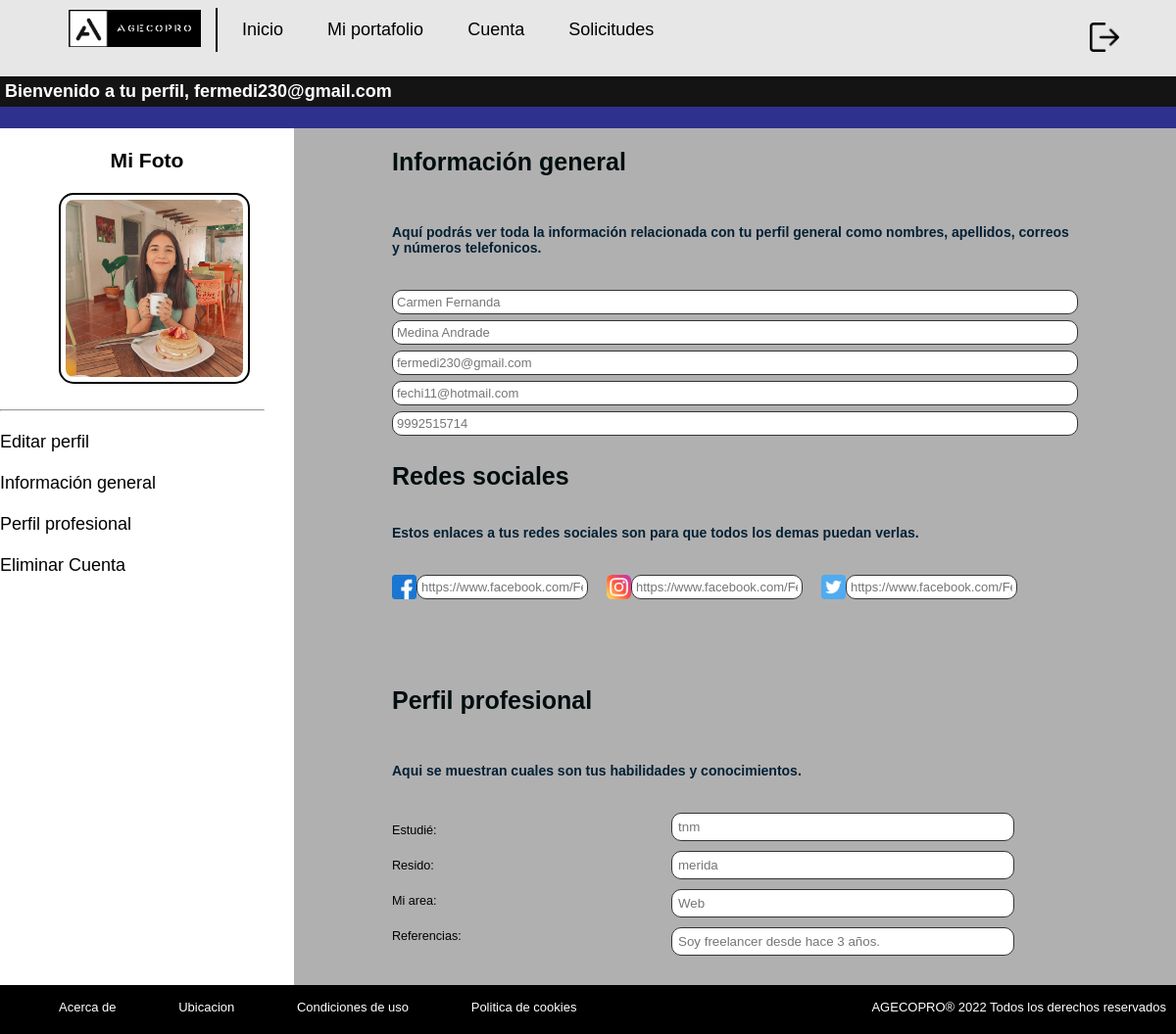
/perfil.php (signed in), run on the app's committed database.
### tables this page shows
CREATE TABLE `imagenes` (
  `id` int(11) NOT NULL,
  `usuario` varchar(100) NOT NULL,
  `fotoperfil` varchar(100) DEFAULT NULL
);

CREATE TABLE `informacion` (
  `id` int(11) NOT NULL,
  `usuario` varchar(100) NOT NULL,
  `nombreusuario` varchar(40) NOT NULL,
  `apellidousuario` varchar(40) NOT NULL,
  `correousuario` varchar(30) NOT NULL,
  `correo2usuario` varchar(30) NOT NULL,
  `numerousuario` varchar(10) NOT NULL,
  `facebook` varchar(100) NOT NULL,
  `insta` varchar(100) NOT NULL,
  `twitter` varchar(100) NOT NULL
);

CREATE TABLE `perfil` (
  `id` int(11) NOT NULL,
  `usuario` varchar(100) NOT NULL,
  `universidad` varchar(60) NOT NULL,
  `residencia` varchar(60) NOT NULL,
  `area` varchar(30) NOT NULL,
  `comentario` varchar(130) NOT NULL
);

### perfil.php (the view, shortened to what this page needs)
<!DOCTYPE html>
<html lang="en">
<?php
    $usuario = $_SESSION['username'];
?>
<head>
    <link rel="stylesheet" href="estilos.css">
</head>
<?php
    include "cabecera.php";
?>
<body>
<div class="responsive">
    <div id="userbd">
        <h2>Bienvenido a tu perfil, <?php echo $usuario ?></h2>
    </div><hr id="linea_azul">
    <div id="apartado1">
        <br>
        <h3>Mi Foto</h3><br>
        <?php
            include "conexion.php";
            $todos= "SELECT * FROM imagenes WHERE usuario = '$usuario'";
            $resultado = mysqli_query($conectar, $todos);
            $row = mysqli_fetch_assoc($resultado);
            $verificar_img = mysqli_query($conectar , "SELECT * FROM imagenes WHERE usuario = '$usuario' ");
            if( mysqli_num_rows($verificar_img) > 0 ){
                echo '<img src="'; echo $row['fotoperfil']; echo'" alt=""><br><br>';
            }else{
                echo '<img src="imagenes/usuario.png" alt=""><br><br>';
            }
        ?>
        <hr>
        <br>
        <a href="editarperfil.php">Editar perfil &nbsp;&nbsp;&nbsp;&nbsp;&nbsp;&nbsp;&nbsp;&nbsp;&nbsp;&nbsp;&nbsp;&nbsp;&nbsp;&nbsp;&nbsp;&nbsp;&nbsp;&nbsp;&nbsp;</a><br><br>
        <a href="#apartado2">Información general &nbsp;&nbsp;&nbsp;&nbsp;&nbsp;</a><br><br>
        <a href="#perfil">Perfil profesional&nbsp;&nbsp;&nbsp;&nbsp;&nbsp;&nbsp;&nbsp;&nbsp;&nbsp;&nbsp;&nbsp;</a><br><br>
        <?php
            include "conexion.php";
            $todos= "SELECT * FROM usuarios WHERE email = '$usuario'";
            $resultado = mysqli_query($conectar, $todos);
            $row = mysqli_fetch_assoc($resultado);
            $todos2= "SELECT * FROM portafolio WHERE usuario = '$usuario'";
            $resultado2 = mysqli_query($conectar, $todos2);
            $row2 = mysqli_fetch_assoc($resultado2);
            $todos3= "SELECT * FROM imagenes WHERE usuario = '$usuario'";
            $resultado3 = mysqli_query($conectar, $todos3);
            $row3 = mysqli_fetch_assoc($resultado3);
            if( mysqli_num_rows($verificar_img) > 0 ){
                $verificar_porta = mysqli_query($conectar , "SELECT * FROM portafolio WHERE usuario = '$usuario' ");
                if(mysqli_num_rows($verificar_porta) > 0 ){
                    ?>
                    <a href="#" onClick="validar('eliminarusuario.php?id=<?php echo $row["id"]; ?>&name=<?php echo $row["email"];?>&dir2=<?php echo $row3["fotoperfil"];?>&dir=<?php echo $row2["documento"];?>')"><span id="elim">Eliminar Cuenta</span>&nbsp;&nbsp;&nbsp;&nbsp;&nbsp;&nbsp;&nbsp;&nbsp;&nbsp;&nbsp;&nbsp;&nbsp;&nbsp;&nbsp;</a>
                    <?php
                }else{
                    ?>
                    <a href="#" onClick="validar('eliminarusuario.php?id=<?php echo $row["id"]; ?>&name=<?php echo $row["email"];?>&dir2=<?php echo $row3["fotoperfil"];?>')"><span id="elim">Eliminar Cuenta</span>&nbsp;&nbsp;&nbsp;&nbsp;&nbsp;&nbsp;&nbsp;&nbsp;&nbsp;&nbsp;&nbsp;&nbsp;&nbsp;&nbsp;</a>
                    <?php
                }
            }
        ?>
    </div>
    <div id="apartado2">
        <h2>Información general</h2>
        <p>Aquí podrás ver toda la información relacionada
            con tu perfil general como nombres, apellidos, correos y
            números telefonicos.</p>
        <div id="info">
        <?php
            include "conexion.php";
            $todos= "SELECT * FROM informacion WHERE usuario = '$usuario'";
            $resultado = mysqli_query($conectar, $todos);
            $row = mysqli_fetch_assoc($resultado);
            $verificar_info = mysqli_query($conectar , "SELECT * FROM informacion WHERE usuario = '$usuario' ");
            if( mysqli_num_rows($verificar_info) > 0 ){
                echo '<form name="contenedor_form" action="validar_info.php" method="post" enctype="multipart/form-data">
                <input type="text" name="nombreusuario" placeholder="'; echo $row["nombreusuario"]; echo'" readonly >
                <input type="text" name="apellidousuario" placeholder="'; echo $row["apellidousuario"]; echo'" readonly><br>
                <input type="email" name="correousuario" placeholder="'; echo $row["correousuario"]; echo'" readonly>
                <input type="email" name="correo2usuario" placeholder="'; echo $row["correo2usuario"]; echo'" readonly><br>
                <input type="cel" name="numerousuario" placeholder="'; echo $row["numerousuario"]; echo'" readonly><br><br>
                <div id="ap_redes">
                <h2>Redes sociales</h2>
                <p>Estos enlaces a tus redes sociales son para que todos los demas puedan verlas.</p>
                <img src="imagenes/facebook1.png" alt=""><input id="input_red" type="url" name="facebook" type="url" placeholder="'; echo $row["facebook"]; echo'" readonly>
                <img src="imagenes/instagram1.png" alt=""><input id="input_red" type="url" name="insta" placeholder="'; echo $row["insta"]; echo'" readonly>
                <img src="imagenes/twitter1.png" alt=""><input id="input_red" type="url" name="twitter" placeholder="'; echo $row["twitter"]; echo'" readonly>
                </div>
                </form>';
            }
        ?>
        </div><br><br><br>
        <div id="perfil">
            <h2>Perfil profesional</h2>
            <p>Aqui se muestran cuales son tus habilidades y conocimientos.</p>
            <form name="contenedor_form1" action="validar_perfil.php" method="post" enctype="multipart/form-data">
            <div id="preguntas2">
                <label for="">Estudié: </label><br>
                <label for="">Resido: </label><br>
                <label for="">Mi area: </label><br>
                <label for="">Referencias: </label><br>
            </div>
            <div id="respuestas">
                <?php
                include "conexion.php";
                $todos= "SELECT * FROM perfil WHERE usuario = '$usuario'";
                $resultado = mysqli_query($conectar, $todos);
                $row = mysqli_fetch_assoc($resultado);
                $verificar_perfil = mysqli_query($conectar , "SELECT * FROM perfil WHERE usuario = '$usuario' ");
                if( mysqli_num_rows($verificar_perfil) > 0 ){
                    echo '<form name="contenedor_form" action="" method="">
                    <input type="text" name="" placeholder="'; echo $row["universidad"]; echo'" readonly > <br>
                    <input type="text" name="" placeholder="'; echo $row["residencia"]; echo'" readonly><br>
                    <input type="text" name="" placeholder="'; echo $row["area"]; echo'" readonly> <br>
                    <input type="text" name="" placeholder="'; echo $row["comentario"]; echo'" readonly><br>
                    </form>';
                    }
                ?>
            </div>
            </form>
        </div>
    </div>
</div>
<?php
    include "footer.php";
?>
</body>
</html>

### estilos.css (style rules this page uses)
* { box-sizing: border-box; margin: 0; padding: 0; }
body { font-family: Helvetica; font-size: 18px; }
#linea_azul { padding: 10px; background-color: #2E318E; width: 100%; border: 1px #2E318E solid; }
#userbd h2 { padding: 5px; box-sizing: border-box; background-color: rgb(20, 20, 20); color: white; font-size: 18px; }
#apartado1 h3 { text-align: center; }
#apartado1 { width: 25%; background-color: white; display: inline-block; vertical-align: top; height: 60%; }
#apartado1 hr { width: 90%; }
#apartado1 a { text-decoration: none; color: black; font-size: 18px; }
#apartado1 img { width: 65%; height: 20%; padding: 5px; border-radius: 15px; border: 2px black solid; margin-left: 20%; }
#apartado2 { background-color: #b1b0b0; width: 75%; padding: 20px 100px; box-sizing: border-box; float: right; border:none; height: 100%; }
#apartado2 h2 { color: #010d0e; width: 60%; text-align: center; margin-bottom: 2%; font-size: 25px; text-align: left; }
#apartado2 p { width: 100%; font-size: 14px; color: #032135; font-weight: bold; margin: 5% 0%; }
#info { margin-bottom: 20px; margin-top: 20px; }
#info input { font-size: 13px; width: 100%; margin-right: 20px; margin-bottom: 6px; padding: 4px; box-sizing: border-box; border: #333 1px solid; border-radius: 10px; }
#perfil { color: rgb(0, 0, 0); }
#ap_redes img { display: inline-block; vertical-align: top; width: 25px; }
#ap_redes input { display: inline-block; font-size: 13px; width: 25%; margin-right: 2%; margin-bottom: 6px; padding: 4px; box-sizing: border-box; border: #333 1px solid; border-radius: 10px; }
#preguntas2 { width: 40%; font-size: 70%; display: inline-block; vertical-align: top; line-height: 36px; text-align: left; }
#respuestas { width: 50%; font-size: 14px; display: inline-block; vertical-align: top; }
#respuestas input[type = "text"] { margin-bottom: 10px; border: #333 1px solid; border-radius: 10px; padding: 6px; box-sizing: border-box; width: 100%; }
.responsive { width: 100%; max-width: 1300px; margin: 0 auto; overflow: hidden; }

### data on the page
imagenes: fotoperfil (picture)
informacion: nombreusuario "Carmen Fernanda", apellidousuario "Medina Andrade", correousuario "fermedi230@gmail.com", correo2usuario "fechi11@hotmail.com", numerousuario "9992515714", facebook "https://www.facebook.com/Fernanda230.Medina/", insta "https://www.facebook.com/Fernanda230.Medina/", twitter "https://www.facebook.com/Fernanda230.Medina/"
perfil: universidad "tnm", residencia "merida", area "Web", comentario "Soy freelancer desde hace 3 años."

### other printed values
$usuario "fermedi230@gmail.com"
